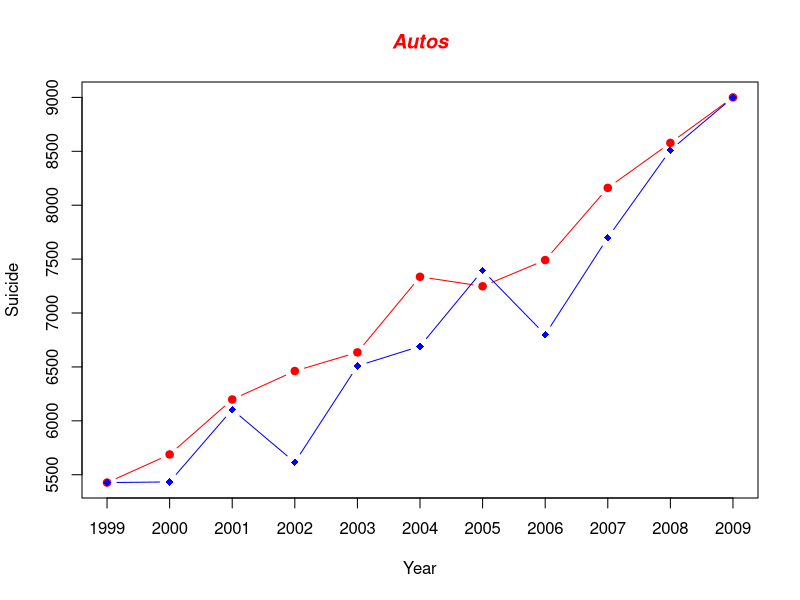

Reproduce this figure in R.
#1.
suidata <- c(5427, 5688, 6198, 6462, 6635, 7336, 7248, 7491, 8161, 8578, 9000)

#2. & #3.
set.seed(2015)

######Better method for constructing the matrix######
Matrix <- matrix(0, 100000, 11)
for (i in 1:100000){
    Matrix[i,] <- runif(11)
}
Matrix #Check the constructed matrix
dim(Matrix) #100000 observations and 11 variables
######################################################

#4.
####Better method for constructing the vector#######
cor_vector <- rep(0, 100000)
for(i in 1:100000){
    cor_vector[i] <- cor(suidata, Matrix[i,])
}
#####################################################

####Previous method for constructing the vector#######
# cor_vector <- cor(suidata, Matrix[1,])
# for(i in 2:100000){
#     cor_vector <- append(cor_vector, cor(suidata, Matrix[i,]))
# }
#####################################################

#5. 
#5.1
length(cor_vector[cor_vector>0.9]) #Return 8


#5.2
which(cor_vector>0.9) 
#Return index of elements where correlation > 0.9
# [1] 14946 19593 31371 57252 72268 77349 90613
# [8] 93402

#5.3
mean(cor_vector)  #-0.001601153

#5.4
Matrix[which.max(cor_vector),]

#5.5
cor_matrix <- Matrix[which.max(cor_vector),]
datamatrix <- matrix(suidata , nrow = 11 , ncol = 1)
output_matrix <- cbind(datamatrix , cor_matrix)
rownames(output_matrix) <- c(1999:2009)
colnames(output_matrix) <- c('suicide', 'runif')
output_matrix

#1. 
A <- output_matrix[,"suicide"]
S <- output_matrix[,"runif"]
S1 <- S * ((max(A)-min(A))/(max(S)-min(S)))
S2 <- S1 + A["1999"] - S1["1999"]

#2.
cor(A, S2) #0.9617555

#3. 
?plot
p <- plot(A, type = "b", pch = 19, col = "red", xaxt = 'n',
          xlab = "Year", ylab = "Suicide",
         )

lines(S2, type = "b", pch = 18, col = "blue")

axis(1, at = 1:11, labels= 1999:2009)

# add one more line
title(main = "Autos", col.main = "red", font.main = 4)
